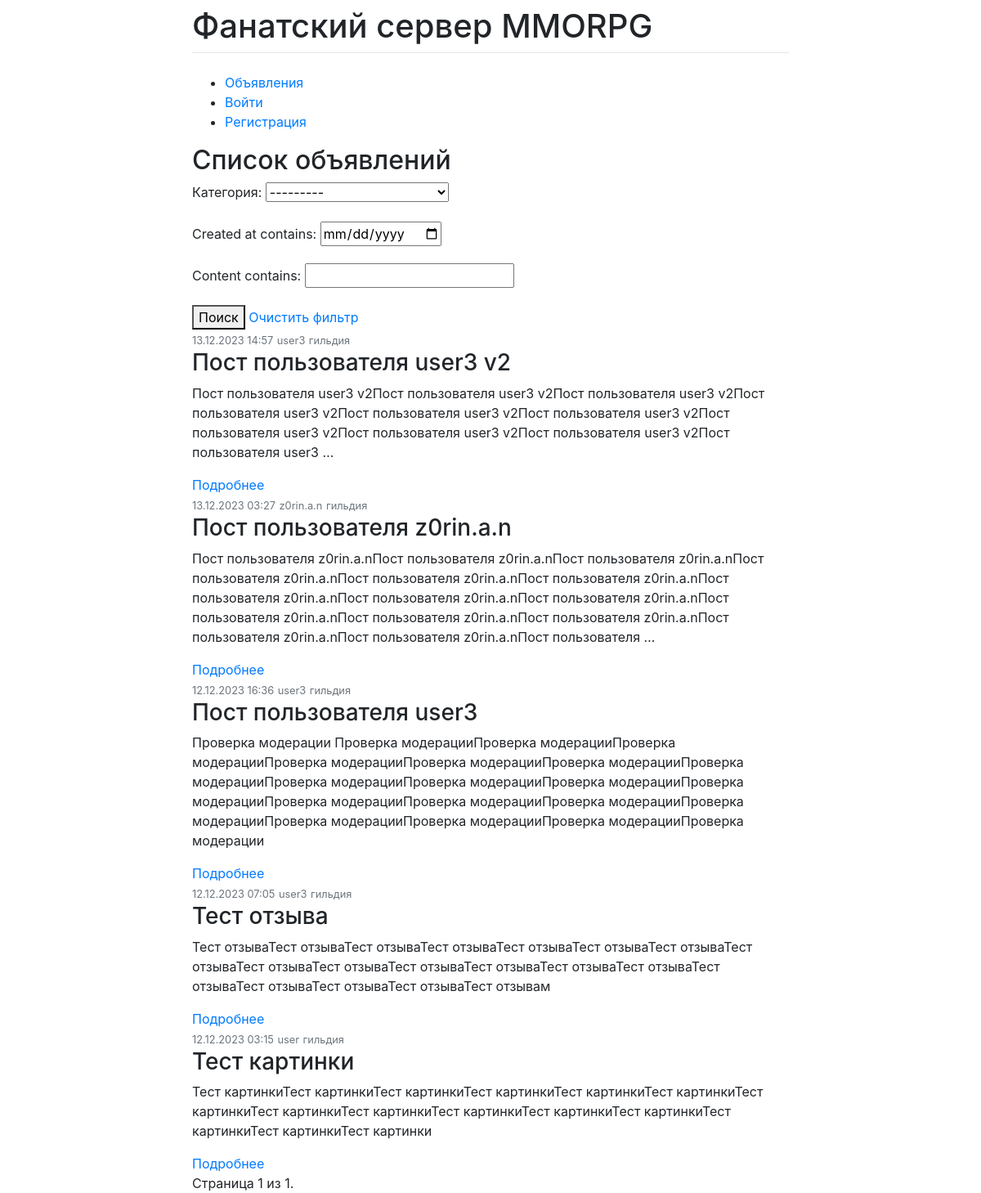
Before: / with the older database file.
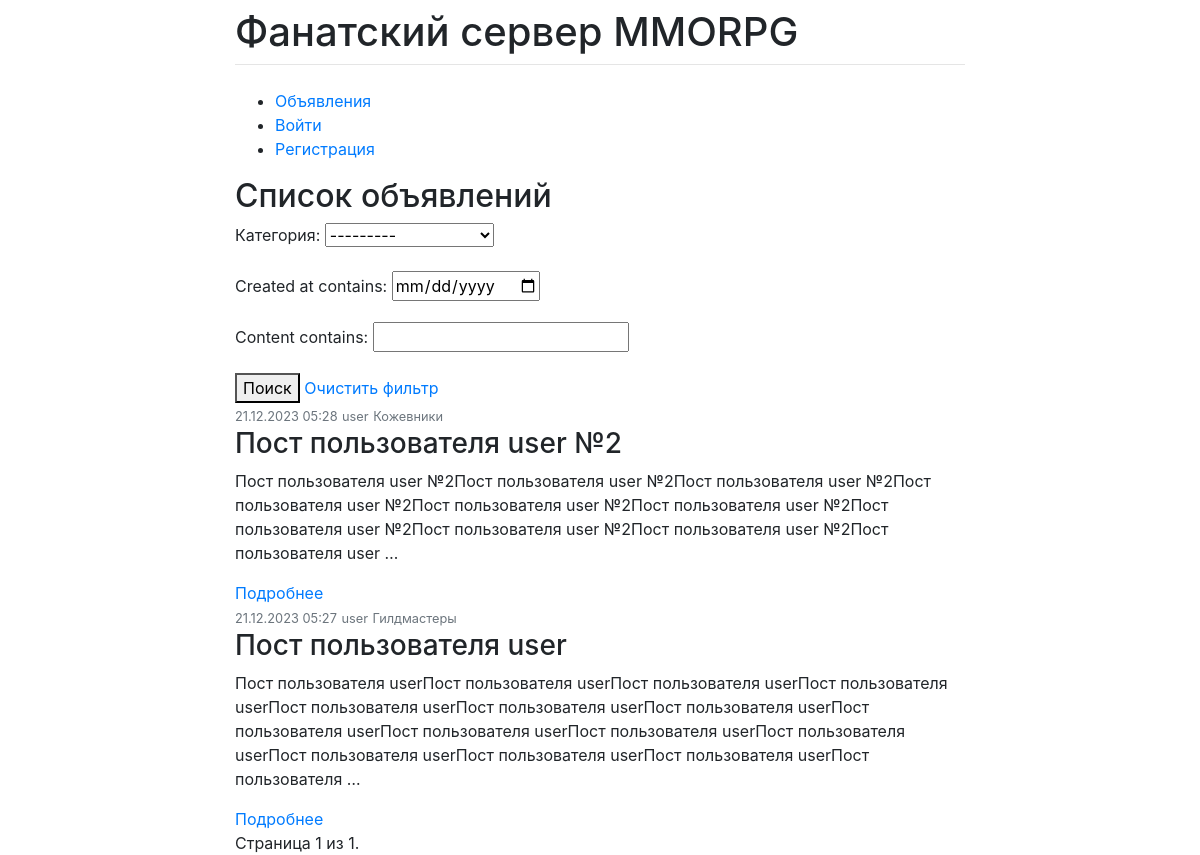
After: the same page with the newer database file.
### guild/models.py (models this page shows, shortened)
class Post(models.Model):
    author = models.ForeignKey(Profile, on_delete=models.CASCADE)
    title = models.CharField(max_length=255)
    content = models.TextField()
    category = models.ForeignKey(Category, on_delete=models.CASCADE)
    created_at = models.DateTimeField(auto_now_add=True)
    updated_at = models.DateTimeField(auto_now=True)
    image = models.ImageField(upload_to='images/', null=True, blank=True)

class Profile(models.Model):
    user = models.OneToOneField(User, on_delete=models.CASCADE)
    email_confirmed = models.BooleanField(default=False)
    avatar = models.ImageField(upload_to='images/', null=True, blank=True)
    BIO_CHOICES = [
        ('F', 'Female'),
        ('M', 'Male'),
    ]
    bio = models.CharField(max_length=1, choices=BIO_CHOICES, default='M')
    one_time_password = models.CharField(max_length=10, null=True, blank=True)

class Category(models.Model):
    name = models.CharField(max_length=100)
    subscribes = models.ManyToManyField(Profile, related_name='categories', through='Subscription')
    is_active = models.BooleanField(default=True)
    def __str__(self):
        return self.name.title()

### guild/views.py (the view, shortened to what this page needs)
# urls.py: path('', PostListView.as_view(), name='post-list'),
class PostListView(ListView, FilterView):
    model = Post
    ordering = '-created_at'
    context_object_name = 'posts'
    template_name = 'post_list.html'
    paginate_by = 10  # Количество объявлений на странице
    filterset_class = PostFilter
    def get_context_data(self, **kwargs):
        context = super().get_context_data(**kwargs)
        paginator = Paginator(self.get_queryset(), self.paginate_by)
        page = self.request.GET.get('page')
        posts = paginator.get_page(page)
        context['filterset'] = self.filterset
        context['posts'] = posts
        context['filter'] = PostFilter(self.request.GET, queryset=self.get_queryset())
        context['current_time'] = timezone.localtime(timezone.now())
        context['timezones'] = pytz.common_timezones
        return context
    def get_queryset(self):
        queryset = super().get_queryset()
        self.filterset = PostFilter(self.request.GET, queryset)
        return self.filterset.qs

### templates/post_list.html (shortened to what this page needs)
{% extends 'flatpages/base.html' %}
{% load crispy_forms_tags %}
{% block content %}
    <h2>Список объявлений</h2>
    <form method="get">
        {{ filter.form.as_p }}
        <button type="submit">Поиск</button>
        <a href="{% url 'post-list' %}">Очистить фильтр</a>
    </form>
    {% for post in posts %}
        <div class="post">
            <small class="text-muted">{{ post.created_at|date:'d.m.Y H:i' }}</small>
            <small class="text-muted">{{ post.author.user }}</small>
            <small class="text-muted">{{ post.category.name }}</small><br>
            <h3>{{ post.title }}</h3>
            <p>{{ post.content|truncatewords:30 }}</p>
            <a href="{% url 'post-detail' pk=post.pk %}">Подробнее</a>
        </div>
    {% endfor %}
    <div class="pagination">
    <span class="step-links">
        <span class="current">
            Страница {{ posts.number }} из {{ posts.paginator.num_pages }}.
        </span>
    </span>
    </div>
{% endblock %}

Changed rows visible on the page:
removed Post: created_at "13.12.2023 14:57", author.user "user3", category.name "гильдия", title "Пост пользователя user3 v2", content "Пост пользователя user3 v2Пост пользователя user3 v2Пост пользователя user3 v2Пост пользователя user3 v2Пост пользователя user3 v2Пост пользователя user3 v2Пост пользователя user3 v2Пост пользователя user3 v2Пост пользователя user3 v2Пост пользователя user3 …"
removed Post: created_at "13.12.2023 03:27", author.user "z0rin.a.n", category.name "гильдия", title "Пост пользователя z0rin.a.n", content "Пост пользователя z0rin.a.nПост пользователя z0rin.a.nПост пользователя z0rin.a.nПост пользователя z0rin.a.nПост пользователя z0rin.a.nПост пользователя z0rin.a.nПост пользователя z0rin.a.nПост пользователя z0rin.a.nПост пользователя z0rin.a.nПост пользователя z0rin.a.nПост пользователя z0rin.a.nПост пользователя z0rin.a.nПост пользователя z0rin.a.nПост пользователя z0rin.a.nПост пользователя …"
removed Post: created_at "12.12.2023 16:36", author.user "user3", category.name "гильдия", title "Пост пользователя user3", content "Проверка модерации Проверка модерацииПроверка модерацииПроверка модерацииПроверка модерацииПроверка модерацииПроверка модерацииПроверка модерацииПроверка модерацииПроверка модерацииПроверка модерацииПроверка модерацииПроверка модерацииПроверка модерацииПроверка модерацииПроверка модерацииПроверка модерацииПроверка модерацииПроверка модерацииПроверка модерации"
removed Post: created_at "12.12.2023 07:05", author.user "user3", category.name "гильдия", title "Тест отзыва", content "Тест отзываТест отзываТест отзываТест отзываТест отзываТест отзываТест отзываТест отзываТест отзываТест отзываТест отзываТест отзываТест отзываТест отзываТест отзываТест отзываТест отзываТест отзываТест отзывам"
removed Post: created_at "12.12.2023 03:15", author.user "user", category.name "гильдия", title "Тест картинки", content "Тест картинкиТест картинкиТест картинкиТест картинкиТест картинкиТест картинкиТест картинкиТест картинкиТест картинкиТест картинкиТест картинкиТест картинкиТест картинкиТест картинкиТест картинки"
added Post: created_at "21.12.2023 05:28", author.user "user", category.name "Кожевники", title "Пост пользователя user №2", content "Пост пользователя user №2Пост пользователя user №2Пост пользователя user №2Пост пользователя user №2Пост пользователя user №2Пост пользователя user №2Пост пользователя user №2Пост пользователя user №2Пост пользователя user №2Пост пользователя user …"
added Post: created_at "21.12.2023 05:27", author.user "user", category.name "Гилдмастеры", title "Пост пользователя user", content "Пост пользователя userПост пользователя userПост пользователя userПост пользователя userПост пользователя userПост пользователя userПост пользователя userПост пользователя userПост пользователя userПост пользователя userПост пользователя userПост пользователя userПост пользователя userПост пользователя userПост пользователя …"
